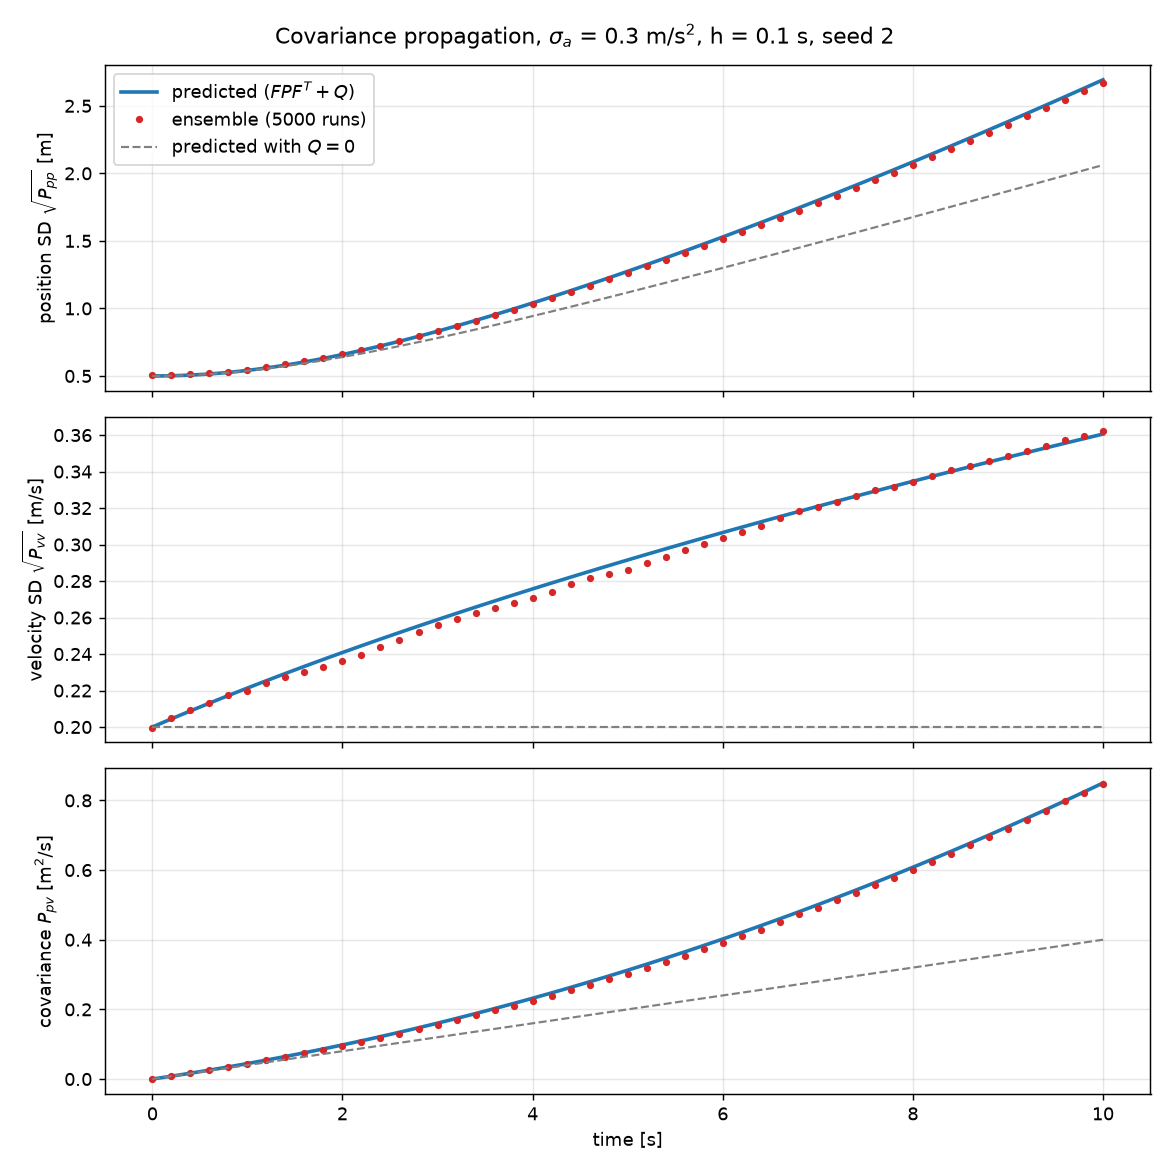

This figure's Python source:
"""
Module 4, Part 2: add uncertainty to the motion and propagate mean and covariance.

Motion with an unknown acceleration error held over each interval:
    x_{k+1} = F x_k + G u_k + G a_k,   a_k ~ N(0, sigma_a^2), independent across k and of x_0

Prediction:
    mu_{k+1} = F mu_k + G u_k
    P_{k+1}  = F P_k F^T + Q,   Q = G sigma_a^2 G^T = sigma_a^2 [[h^4/4, h^3/2], [h^3/2, h^2]]

Why position and velocity errors are correlated:
    One acceleration error a_k moves velocity by h a_k and position by (h^2/2) a_k, with the
    same sign. Q's off-diagonal h^3/2 sigma_a^2 is that shared cause. Afterwards, F keeps
    adding h * (velocity error) to the position error each step, so a velocity error that is
    too high today becomes a position error that is too high later. Both effects push P_pv
    positive. Dropping the off-diagonal would claim that knowing the velocity error tells you
    nothing about the position error, which is false under this model.

The prediction is checked against an ensemble of 5,000 simulated trajectories.
"""

import argparse
from pathlib import Path

import matplotlib.pyplot as plt
import numpy as np

from observability import F, G

DURATION = 10.0    # s
H_STEP = 0.1       # s
U = 0.0            # m/s^2, known input
MU0 = np.array([0.0, 1.0])
P0 = np.diag([0.5**2, 0.2**2])
SIGMA_A = 0.3      # m/s^2
N_TRIALS = 5000
SEED = 2           # fixed, recorded seed
OUT_DIR = Path(__file__).resolve().parent


def process_noise(h, sigma_a):
    return sigma_a**2 * np.outer(G(h), G(h))


def predict(n_steps, h=H_STEP, mu0=MU0, P0=P0, sigma_a=SIGMA_A, u=U):
    """Propagate mean and covariance; returns arrays shaped (n+1, 2) and (n+1, 2, 2)."""
    Fh, Gh, Q = F(h), G(h), process_noise(h, sigma_a)
    mu = np.zeros((n_steps + 1, 2))
    P = np.zeros((n_steps + 1, 2, 2))
    mu[0], P[0] = mu0, P0
    for k in range(n_steps):
        mu[k + 1] = Fh @ mu[k] + Gh * u
        P[k + 1] = Fh @ P[k] @ Fh.T + Q
    return mu, P


def simulate_ensemble(n_steps, h=H_STEP, n_trials=N_TRIALS, seed=SEED, u=U):
    """Monte Carlo: x_0 ~ N(mu0, P0), fresh a_k per trajectory per step. Returns (n+1, n_trials, 2)."""
    rng = np.random.default_rng(seed)
    Fh, Gh = F(h), G(h)
    x = np.zeros((n_steps + 1, n_trials, 2))
    x[0] = rng.multivariate_normal(MU0, P0, size=n_trials)
    for k in range(n_steps):
        a = rng.normal(0.0, SIGMA_A, n_trials)
        # Rows are trajectories, so x F^T applies F to each one.
        x[k + 1] = x[k] @ Fh.T + np.outer(u + a, Gh)
    return x


def main():
    parser = argparse.ArgumentParser()
    parser.add_argument("--no-show", action="store_true", help="save the figure without opening a window")
    args = parser.parse_args()

    n = int(round(DURATION / H_STEP))
    t = np.arange(n + 1) * H_STEP

    # Q from the formula vs the boxed closed form.
    h = H_STEP
    Q_closed = SIGMA_A**2 * np.array([[h**4 / 4, h**3 / 2], [h**3 / 2, h**2]])
    print(f"Q = G sigma_a^2 G^T =\n{process_noise(h, SIGMA_A)}")
    print(f"matches closed form: {np.allclose(process_noise(h, SIGMA_A), Q_closed)}\n")

    # Quick check: Q = 0.
    _, P_noQ = predict(n, sigma_a=0.0)
    print("Quick check with Q = 0, P(T) (expected [[4.25, 0.40], [0.40, 0.04]]):")
    print(np.round(P_noQ[-1], 6), "\n")

    mu, P = predict(n)
    x = simulate_ensemble(n)
    mu_emp = x.mean(axis=1)
    P_emp = np.array([np.cov(x[k], rowvar=False) for k in range(n + 1)])

    print(f"Predicted vs ensemble ({N_TRIALS} trajectories, seed {SEED})")
    print(f"{'t [s]':>5} {'mu_p':>7} {'emp':>7} {'mu_v':>6} {'emp':>6} | {'sd_p':>6} {'emp':>6} "
          f"{'sd_v':>6} {'emp':>6} {'P_pv':>6} {'emp':>6}")
    for tk in (0, 2.5, 5, 7.5, 10):
        k = int(round(tk / H_STEP))
        print(f"{tk:5.1f} {mu[k, 0]:7.3f} {mu_emp[k, 0]:7.3f} {mu[k, 1]:6.3f} {mu_emp[k, 1]:6.3f} | "
              f"{np.sqrt(P[k, 0, 0]):6.3f} {np.sqrt(P_emp[k, 0, 0]):6.3f} "
              f"{np.sqrt(P[k, 1, 1]):6.3f} {np.sqrt(P_emp[k, 1, 1]):6.3f} "
              f"{P[k, 0, 1]:6.3f} {P_emp[k, 0, 1]:6.3f}")

    rel = np.abs(P_emp - P) / np.sqrt(np.einsum("kii,kjj->kij", P, P))
    print(f"\nLargest |empirical - predicted| covariance entry over all times, scaled by sqrt(P_ii P_jj): "
          f"{rel.max():.3f}")
    print(f"  (sampling error of a covariance estimate from {N_TRIALS} draws is ~sqrt(2/N) = "
          f"{np.sqrt(2 / N_TRIALS):.3f} per standard error)")
    print(f"P(T) predicted:\n{np.round(P[-1], 4)}\nP(T) ensemble:\n{np.round(P_emp[-1], 4)}")
    corr = P[-1, 0, 1] / np.sqrt(P[-1, 0, 0] * P[-1, 1, 1])
    print(f"Predicted position-velocity correlation at T: {corr:.3f}")

    fig, axes = plt.subplots(3, 1, sharex=True, figsize=(9, 9))
    panels = [
        (np.sqrt(P[:, 0, 0]), np.sqrt(P_emp[:, 0, 0]), np.sqrt(P_noQ[:, 0, 0]), "position SD $\\sqrt{P_{pp}}$ [m]"),
        (np.sqrt(P[:, 1, 1]), np.sqrt(P_emp[:, 1, 1]), np.sqrt(P_noQ[:, 1, 1]), "velocity SD $\\sqrt{P_{vv}}$ [m/s]"),
        (P[:, 0, 1], P_emp[:, 0, 1], P_noQ[:, 0, 1], "covariance $P_{pv}$ [m$^2$/s]"),
    ]
    for ax, (pred, emp, noq, label) in zip(axes, panels):
        ax.plot(t, pred, lw=2, color="tab:blue", label="predicted ($FPF^T + Q$)")
        ax.plot(t[::2], emp[::2], "o", ms=3, color="tab:red", label=f"ensemble ({N_TRIALS} runs)")
        ax.plot(t, noq, "--", lw=1.2, color="gray", label="predicted with $Q = 0$")
        ax.set_ylabel(label)
        ax.grid(alpha=0.3)
    axes[0].legend(loc="upper left")
    axes[-1].set_xlabel("time [s]")
    fig.suptitle(f"Covariance propagation, $\\sigma_a$ = {SIGMA_A} m/s$^2$, h = {H_STEP} s, seed {SEED}")
    fig.tight_layout()
    fig.savefig(OUT_DIR / "covariance_propagation.png", dpi=130)
    print("\nSaved covariance_propagation.png")

    if not args.no_show:
        plt.show()


if __name__ == "__main__":
    main()
